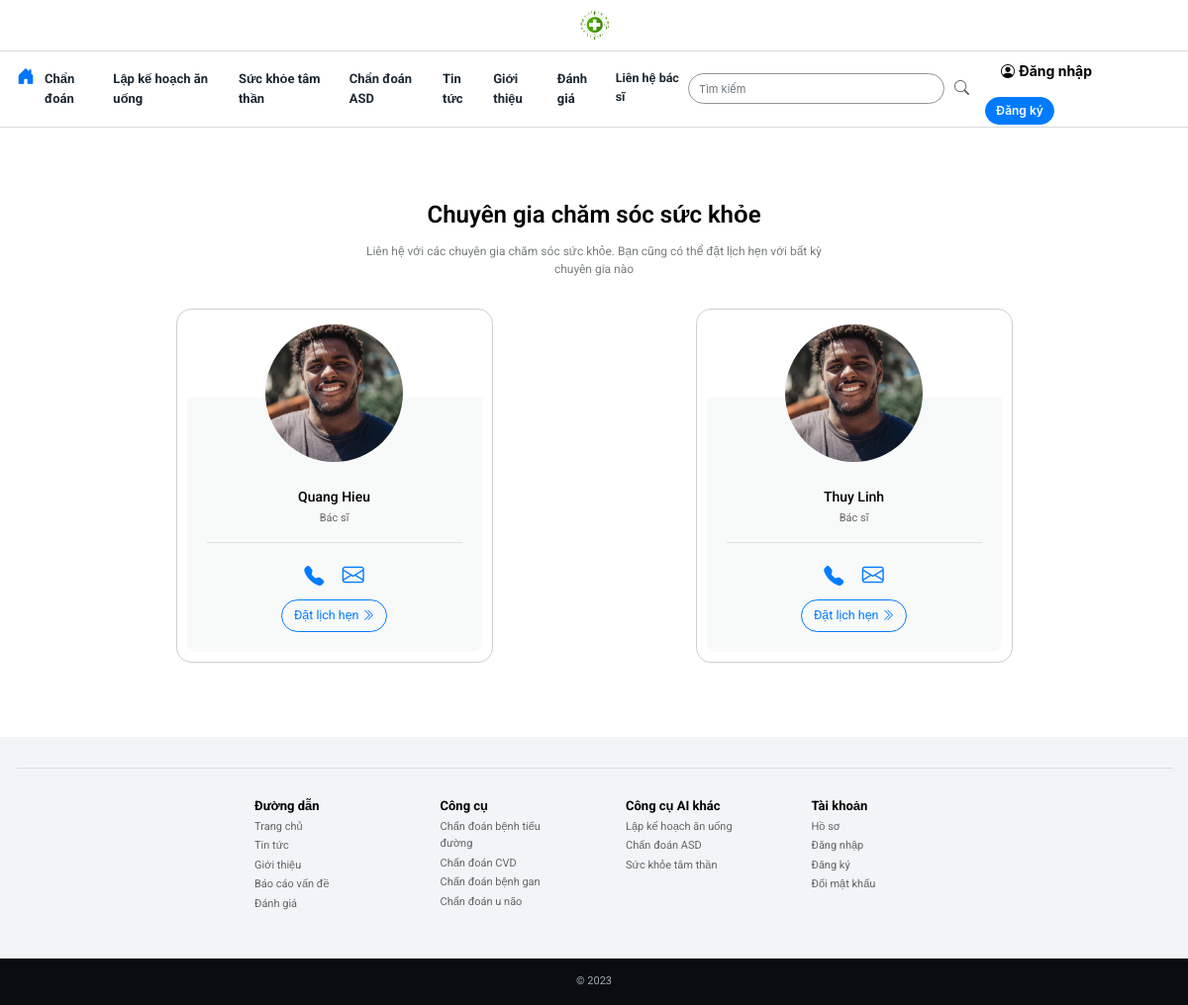
Page /healthcareexperts/ on the committed database.
### MAINAPP/models.py (models this page shows, shortened)
class HealthcareExpert(models.Model):
	expert_username = models.CharField(max_length= 1000)
	expert_name = models.CharField(max_length= 1000, blank=True)
	expert_email = models.CharField(max_length= 1000,blank=True)
	expert_designation= models.CharField(max_length= 2000)
	expert_specialization= models.CharField(max_length= 4000)
	expert_address= models.CharField(max_length= 4000)
	expert_contact= models.CharField(max_length= 1000)
	expert_image = models.ImageField(null=True, blank=True)
	@property
	def expert_imageURL(self):
		try:
			url = self.expert_image.url
		except:
			url = ''
		return url

### MAINAPP/views.py (the view)
# urls.py: path('healthcareexperts/', views.healthcareexperts,name='healthcareexperts'),
def healthcareexperts(request):
	experts = HealthcareExpert.objects.all()
	context = {'experts':experts}
	return render(request, 'MAINAPP/healthcareexperts.html', context)

### templates/MAINAPP/healthcareexperts.html (shortened to what this page needs)
{%  extends 'MAINAPP/home.html' %}
{% load static %}
{% block content %}
<div class="bground1 container" style="padding:5%">
  <div class="col-lg-6 container">
    <p style="margin:10px;font-size:24px;font-weight:600;color:black;font-family: 'Roboto', sans-serif;text-align:center">Chuyên gia chăm sóc sức khỏe</p>
    <p  style="text-align:center;padding:0px;font-size:12px;color:#797D7F;font-weight:400;font-family: 'Roboto', sans-serif;">Liên hệ với các chuyên gia chăm sóc sức khỏe. Bạn cũng có thể đặt lịch hẹn với bất kỳ chuyên gia nào</p>
  </div>
  <div class="row">
    {% for i in experts %}
    <div class="col-lg-4 col-md-6 col-sm-10" style="margin-left:auto;margin-right:auto;display:flex;flex-wrap:wrap;padding:15px;">
      <div class="" style="width:100%;border-radius:15px;border:1px solid #CACFD2;padding:10px;">
        <div class="text-center">
          <img class="sharp"src="{{ i.expert_imageURL }}"  style="width:140px;padding:5px;border-radius:300px;width:50%" >
        </div>
        <div class="" style="background:#F8F9F9;padding:20px;margin-top:-70px;border-radius:0px 0px 10px 10px ">
          <p style="margin:3px;font-size:14px;font-weight:500;color:black;font-family: 'Roboto', sans-serif;text-align:center">{{i.expert_name}}</p>
          <p style="text-align:center;font-size:11px;font-weight:400;color:	 #666666;font-family: 'Roboto', sans-serif;">{{i.expert_designation}}</p>
          <hr>
          <div class="text-center">
            <label ><a href="tel:{{ i.expert_contact }}"><i class="bi bi-telephone-fill" style="margin:7px;font-size:20px;"></i></a></label>
           <label ><a href="mailto:{{ i.expert_email }}"><i class="bi bi-envelope" style="margin:7px;font-size:22px;"></i></a></label>
           <br>
           <a class="btn btn-outline-primary"data-product="{{ i.id }}"  href="{% url 'appointment' i.id %}" style="font-family: 'Roboto', sans-serif;border-radius:30px;border-width:1px;font-size:12.5px;margin:auto;font-weight:400;">Đặt lịch hẹn <i class="bi bi-chevron-double-right"></i></a>
          </div>
        </div>
      </div>
    </div>
    {% endfor %}
  </div>
</div>
{% endblock content %}

### static/css/main.css (style rules this page uses)
.bground1,.loginwindow { animation: fadeInAnimation ease 4s; animation-iteration-count: 1; animation-fill-mode: backwards; }
.sharp { image-rendering: -moz-crisp-edges; image-rendering: -o-crisp-edges; image-rendering: -webkit-optimize-contrast; image-rendering: crisp-edges; -ms-interpolation-mode: nearest-neighbor; }

### rows in the picture
HealthcareExpert: expert_imageURL (picture), expert_name "Quang Hieu", expert_designation "Bác sĩ"
HealthcareExpert: expert_imageURL (picture), expert_name "Thuy Linh", expert_designation "Bác sĩ"
